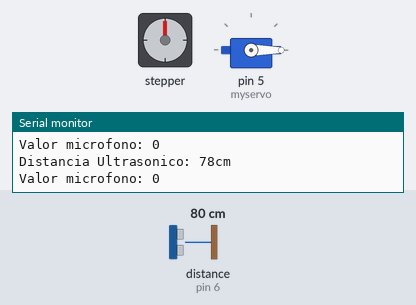
Simulated run of this sketch. Board: Arduino Uno, built with avr-gcc and run on an emulated ATmega328P. Parts: stepper motor, servo, the last lines printed to the serial monitor. Wiring (inferred from the names in the program): ultrasonic range finder: trigger pin 7; echo pin 6; stepper motor (500 steps per turn assumed): coils pin 8, pin 10, pin 9, pin 11. The test bench sets the inputs (shaded band); at power-on: distance to the obstacle (sensor on pin 6) 80 cm. The echo pulse lasts 58.3 µs per cm.

Above: at 1.2 s.
1.3 s: distance to the obstacle (sensor on pin 6) set to 9 cm
2.8 s: distance to the obstacle (sensor on pin 6) set to 6 cm
At 5.05 s:
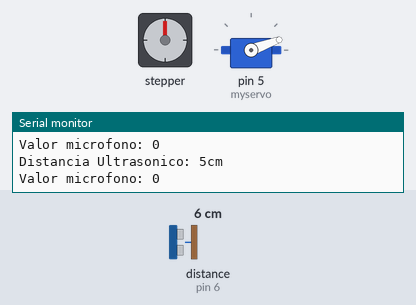
At 11.7 s:
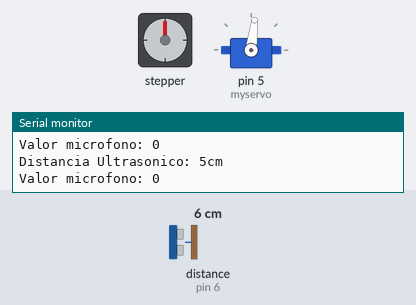
Timing chart, 0 to 13.2 s (numbered marks = the images above; inputs shaded):
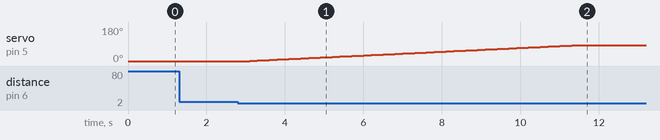

Measured:
- the behaviour switches between 8 and 7 cm on distance to the obstacle (sensor on pin 6) (found by bisection; images 0 and 1)
- after the input at 2.8 s, servo on pin 5 (myservo): moves from 0° to 83° over 8.2 s, starting after 0.30 s

The sketch:

Paul_Mendieta_Gizmo_Code.ino
```cpp
#include <Servo.h>
#include <Stepper.h>

// *PIN DEFINITIONS*

// Ultrasonic sensor
const int Trigger = 7;   //Pin digital 2 para el Trigger del sensor
const int Echo = 6;   //Pin digital 3 para el Echo del sensor

// Mic Sensor
int sensorPin=3;

// Stepper motor
const int stepsPerRevolution = 500;
const int in_pin_1 = 8;
const int in_pin_2 = 10;
const int in_pin_3 = 9;
const int in_pin_4 = 11;

// *VAR DEFINITIONS*

boolean val =0;
int banderastepper=0;
int pos = 0;
int bandera=0;

// *STARTING MOTORS

Stepper myStepper(stepsPerRevolution, in_pin_1, in_pin_2, in_pin_3, in_pin_4);
Servo myservo;

// *MAIN CODE*

void setup() {

  Serial.begin(9600);  // Starts the serial communication

  // Ultrasonic Sensor
  pinMode(Trigger, OUTPUT); // Sets the trigPin as an Output
  pinMode(Echo, INPUT); // Sets the echoPin as an Input
  digitalWrite(Trigger, LOW);

  // Stepper Motor
  pinMode(in_pin_1, OUTPUT);
  pinMode(in_pin_2, OUTPUT);
  pinMode(in_pin_3, OUTPUT);
  pinMode(in_pin_4, OUTPUT);
  myStepper.setSpeed(60); // set the speed at 60 rpm:

  // Servo Motor
  myservo.attach(5);  // attaches the servo on pin 9 to the servo object
  myservo.write(0);

  // Mic Sensor setup for Interruption
  attachInterrupt(sensorPin,microfono,HIGH);
}
void loop() {

  // Ultrasonic sensor
  long t; // Time
  long d; //distance
  digitalWrite(Trigger, HIGH);
  delayMicroseconds(10);
  digitalWrite(Trigger, LOW);
  t = pulseIn(Echo, HIGH);
  d = t/59;
  Serial.print("Distancia Ultrasonico: ");
  Serial.print(d);
  Serial.println("cm");
  Serial.print("Valor microfono: ");
  Serial.println (val);
  delay(100); //Pause of 100ms

  // Track de distance of the water level
    if (d>8 && bandera==1) {
         for (pos = 83; pos >= 0; pos -= 1) { // goes from 83 degrees to 0 degrees
         myservo.write(pos); // tell servo to go to position in variable 'pos'
         delay(100); // waits 100ms for the servo to reach the position
          }
          bandera=0;
      }
     if (d<=6 && bandera==0){
        for (pos = 0; pos <= 83; pos += 1) { // goes from 0 degrees to 83 degrees
        // in steps of 1 degree
        myservo.write(pos); // tell servo to go to position in variable 'pos'
        delay(100); // waits 100ms for the servo to reach the position
        }
        bandera=1;
        delay(5000); // waits 5000ms for the servo to reach the position.
      }
}

// Microphone code
void microfono(){
  val =digitalRead(sensorPin);
  if (val==1 && banderastepper==0){
     Serial.println("clockwise");
     myStepper.step(stepsPerRevolution);
     delay(50);
     banderastepper=1;
           }
     delay(500);
     if (val==0 && banderastepper==1) {
     Serial.println("counterclockwise");
     myStepper.step(-stepsPerRevolution);
     delay(50);
     banderastepper=0;
     }
}
```
